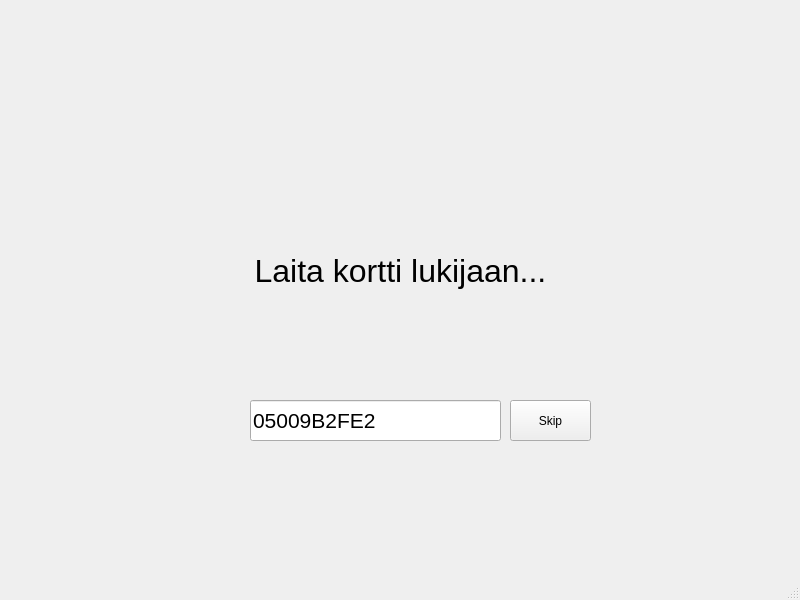
<?xml version="1.0" encoding="UTF-8"?>
<ui version="4.0">
 <class>MainWindow</class>
 <widget class="QMainWindow" name="MainWindow">
  <property name="geometry">
   <rect>
    <x>0</x>
    <y>0</y>
    <width>800</width>
    <height>600</height>
   </rect>
  </property>
  <property name="sizePolicy">
   <sizepolicy hsizetype="Fixed" vsizetype="Fixed">
    <horstretch>0</horstretch>
    <verstretch>0</verstretch>
   </sizepolicy>
  </property>
  <property name="minimumSize">
   <size>
    <width>800</width>
    <height>600</height>
   </size>
  </property>
  <property name="maximumSize">
   <size>
    <width>800</width>
    <height>600</height>
   </size>
  </property>
  <property name="windowTitle">
   <string>MainWindow</string>
  </property>
  <property name="styleSheet">
   <string notr="true"/>
  </property>
  <widget class="QWidget" name="centralwidget">
   <widget class="QStackedWidget" name="stackedWidget">
    <property name="geometry">
     <rect>
      <x>10</x>
      <y>-10</y>
      <width>791</width>
      <height>581</height>
     </rect>
    </property>
    <property name="currentIndex">
     <number>0</number>
    </property>
    <widget class="QWidget" name="Kortti">
     <widget class="QLabel" name="label_5">
      <property name="geometry">
       <rect>
        <x>-10</x>
        <y>190</y>
        <width>801</width>
        <height>181</height>
       </rect>
      </property>
      <property name="font">
       <font>
        <pointsize>24</pointsize>
       </font>
      </property>
      <property name="text">
       <string>Laita kortti lukijaan...</string>
      </property>
      <property name="alignment">
       <set>Qt::AlignCenter</set>
      </property>
     </widget>
     <widget class="QPushButton" name="pushButton_skipKortti">
      <property name="geometry">
       <rect>
        <x>500</x>
        <y>410</y>
        <width>81</width>
        <height>41</height>
       </rect>
      </property>
      <property name="text">
       <string>Skip</string>
      </property>
     </widget>
     <widget class="QLineEdit" name="lineEdit_skip">
      <property name="geometry">
       <rect>
        <x>240</x>
        <y>410</y>
        <width>251</width>
        <height>41</height>
       </rect>
      </property>
      <property name="font">
       <font>
        <pointsize>16</pointsize>
       </font>
      </property>
      <property name="text">
       <string>05009B2FE2</string>
      </property>
     </widget>
    </widget>
    <widget class="QWidget" name="Main">
     <widget class="QPushButton" name="pushButton_talleta">
      <property name="geometry">
       <rect>
        <x>50</x>
        <y>260</y>
        <width>681</width>
        <height>81</height>
       </rect>
      </property>
      <property name="font">
       <font>
        <pointsize>18</pointsize>
       </font>
      </property>
      <property name="styleSheet">
       <string notr="true">background-color: rgb(255, 125, 0);</string>
      </property>
      <property name="text">
       <string>Talleta Rahaa</string>
      </property>
     </widget>
     <widget class="QPushButton" name="pushButton_tiedot">
      <property name="geometry">
       <rect>
        <x>50</x>
        <y>350</y>
        <width>681</width>
        <height>81</height>
       </rect>
      </property>
      <property name="font">
       <font>
        <pointsize>18</pointsize>
       </font>
      </property>
      <property name="styleSheet">
       <string notr="true">background-color: rgb(255, 125, 0);</string>
      </property>
      <property name="text">
       <string>Tilitiedot</string>
      </property>
     </widget>
     <widget class="QPushButton" name="pushButton_nosta">
      <property name="geometry">
       <rect>
        <x>50</x>
        <y>170</y>
        <width>681</width>
        <height>81</height>
       </rect>
      </property>
      <property name="font">
       <font>
        <pointsize>18</pointsize>
       </font>
      </property>
      <property name="styleSheet">
       <string notr="true">background-color: rgb(255, 125, 0);</string>
      </property>
      <property name="text">
       <string>Nosta Rahaa</string>
      </property>
     </widget>
     <widget class="QPushButton" name="pushButton_kirjauduUlos">
      <property name="geometry">
       <rect>
        <x>50</x>
        <y>480</y>
        <width>681</width>
        <height>91</height>
       </rect>
      </property>
      <property name="font">
       <font>
        <pointsize>18</pointsize>
       </font>
      </property>
      <property name="styleSheet">
       <string notr="true">background-color: rgb(255, 125, 0);</string>
      </property>
      <property name="text">
       <string>Kirjaudu ulos</string>
      </property>
     </widget>
     <widget class="QLabel" name="label_tervetuloa">
      <property name="geometry">
       <rect>
        <x>50</x>
        <y>80</y>
        <width>681</width>
        <height>51</height>
       </rect>
      </property>
      <property name="font">
       <font>
        <pointsize>24</pointsize>
       </font>
      </property>
      <property name="text">
       <string>Tervetuloa Etu Suku</string>
      </property>
      <property name="alignment">
       <set>Qt::AlignCenter</set>
      </property>
     </widget>
    </widget>
    <widget class="QWidget" name="Nosta">
     <widget class="QPushButton" name="pushButton_takaisin_1">
      <property name="geometry">
       <rect>
        <x>550</x>
        <y>480</y>
        <width>181</width>
        <height>91</height>
       </rect>
      </property>
      <property name="font">
       <font>
        <pointsize>18</pointsize>
       </font>
      </property>
      <property name="styleSheet">
       <string notr="true">background-color: rgb(173, 173, 173);</string>
      </property>
      <property name="text">
       <string>Takaisin</string>
      </property>
     </widget>
     <widget class="QLabel" name="label_3">
      <property name="geometry">
       <rect>
        <x>50</x>
        <y>80</y>
        <width>681</width>
        <height>51</height>
       </rect>
      </property>
      <property name="font">
       <font>
        <pointsize>24</pointsize>
       </font>
      </property>
      <property name="text">
       <string>Valitse nostettava summa</string>
      </property>
      <property name="alignment">
       <set>Qt::AlignCenter</set>
      </property>
     </widget>
     <widget class="QPushButton" name="pushButton_nosta_20">
      <property name="geometry">
       <rect>
        <x>50</x>
        <y>170</y>
        <width>241</width>
        <height>91</height>
       </rect>
      </property>
      <property name="palette">
       <palette>
        <active>
         <colorrole role="Button">
          <brush brushstyle="SolidPattern">
           <color alpha="255">
            <red>25</red>
            <green>200</green>
            <blue>7</blue>
           </color>
          </brush>
         </colorrole>
         <colorrole role="Base">
          <brush brushstyle="SolidPattern">
           <color alpha="255">
            <red>25</red>
            <green>200</green>
            <blue>7</blue>
           </color>
          </brush>
         </colorrole>
         <colorrole role="Window">
          <brush brushstyle="SolidPattern">
           <color alpha="255">
            <red>25</red>
            <green>200</green>
            <blue>7</blue>
           </color>
          </brush>
         </colorrole>
        </active>
        <inactive>
         <colorrole role="Button">
          <brush brushstyle="SolidPattern">
           <color alpha="255">
            <red>25</red>
            <green>200</green>
            <blue>7</blue>
           </color>
          </brush>
         </colorrole>
         <colorrole role="Base">
          <brush brushstyle="SolidPattern">
           <color alpha="255">
            <red>25</red>
            <green>200</green>
            <blue>7</blue>
           </color>
          </brush>
         </colorrole>
         <colorrole role="Window">
          <brush brushstyle="SolidPattern">
           <color alpha="255">
            <red>25</red>
            <green>200</green>
            <blue>7</blue>
           </color>
          </brush>
         </colorrole>
        </inactive>
        <disabled>
         <colorrole role="Button">
          <brush brushstyle="SolidPattern">
           <color alpha="255">
            <red>25</red>
            <green>200</green>
            <blue>7</blue>
           </color>
          </brush>
         </colorrole>
         <colorrole role="Base">
          <brush brushstyle="SolidPattern">
           <color alpha="255">
            <red>25</red>
            <green>200</green>
            <blue>7</blue>
           </color>
          </brush>
         </colorrole>
         <colorrole role="Window">
          <brush brushstyle="SolidPattern">
           <color alpha="255">
            <red>25</red>
            <green>200</green>
            <blue>7</blue>
           </color>
          </brush>
         </colorrole>
        </disabled>
       </palette>
      </property>
      <property name="font">
       <font>
        <pointsize>18</pointsize>
       </font>
      </property>
      <property name="styleSheet">
       <string notr="true">background-color: rgb(25, 200, 7);</string>
      </property>
      <property name="text">
       <string>20 €</string>
      </property>
      <property name="checkable">
       <bool>false</bool>
      </property>
     </widget>
     <widget class="QPushButton" name="pushButton_nosta_50">
      <property name="geometry">
       <rect>
        <x>50</x>
        <y>270</y>
        <width>241</width>
        <height>91</height>
       </rect>
      </property>
      <property name="palette">
       <palette>
        <active>
         <colorrole role="Button">
          <brush brushstyle="SolidPattern">
           <color alpha="255">
            <red>25</red>
            <green>200</green>
            <blue>7</blue>
           </color>
          </brush>
         </colorrole>
         <colorrole role="Base">
          <brush brushstyle="SolidPattern">
           <color alpha="255">
            <red>25</red>
            <green>200</green>
            <blue>7</blue>
           </color>
          </brush>
         </colorrole>
         <colorrole role="Window">
          <brush brushstyle="SolidPattern">
           <color alpha="255">
            <red>25</red>
            <green>200</green>
            <blue>7</blue>
           </color>
          </brush>
         </colorrole>
        </active>
        <inactive>
         <colorrole role="Button">
          <brush brushstyle="SolidPattern">
           <color alpha="255">
            <red>25</red>
            <green>200</green>
            <blue>7</blue>
           </color>
          </brush>
         </colorrole>
         <colorrole role="Base">
          <brush brushstyle="SolidPattern">
           <color alpha="255">
            <red>25</red>
            <green>200</green>
            <blue>7</blue>
           </color>
          </brush>
         </colorrole>
         <colorrole role="Window">
          <brush brushstyle="SolidPattern">
           <color alpha="255">
            <red>25</red>
            <green>200</green>
            <blue>7</blue>
           </color>
          </brush>
         </colorrole>
        </inactive>
        <disabled>
         <colorrole role="Button">
          <brush brushstyle="SolidPattern">
           <color alpha="255">
            <red>25</red>
            <green>200</green>
            <blue>7</blue>
           </color>
          </brush>
         </colorrole>
         <colorrole role="Base">
          <brush brushstyle="SolidPattern">
           <color alpha="255">
            <red>25</red>
            <green>200</green>
            <blue>7</blue>
           </color>
          </brush>
         </colorrole>
         <colorrole role="Window">
          <brush brushstyle="SolidPattern">
           <color alpha="255">
            <red>25</red>
            <green>200</green>
            <blue>7</blue>
           </color>
          </brush>
         </colorrole>
        </disabled>
       </palette>
      </property>
      <property name="font">
       <font>
        <pointsize>18</pointsize>
       </font>
      </property>
      <property name="styleSheet">
       <string notr="true">background-color: rgb(25, 200, 7);</string>
      </property>
      <property name="text">
       <string>50 €</string>
      </property>
     </widget>
     <widget class="QPushButton" name="pushButton_nosta_100">
      <property name="geometry">
       <rect>
        <x>50</x>
        <y>370</y>
        <width>241</width>
        <height>91</height>
       </rect>
      </property>
      <property name="palette">
       <palette>
        <active>
         <colorrole role="Button">
          <brush brushstyle="SolidPattern">
           <color alpha="255">
            <red>25</red>
            <green>200</green>
            <blue>7</blue>
           </color>
          </brush>
         </colorrole>
         <colorrole role="Base">
          <brush brushstyle="SolidPattern">
           <color alpha="255">
            <red>25</red>
            <green>200</green>
            <blue>7</blue>
           </color>
          </brush>
         </colorrole>
         <colorrole role="Window">
          <brush brushstyle="SolidPattern">
           <color alpha="255">
            <red>25</red>
            <green>200</green>
            <blue>7</blue>
           </color>
          </brush>
         </colorrole>
        </active>
        <inactive>
         <colorrole role="Button">
          <brush brushstyle="SolidPattern">
           <color alpha="255">
            <red>25</red>
            <green>200</green>
            <blue>7</blue>
           </color>
          </brush>
         </colorrole>
         <colorrole role="Base">
          <brush brushstyle="SolidPattern">
           <color alpha="255">
            <red>25</red>
            <green>200</green>
            <blue>7</blue>
           </color>
          </brush>
         </colorrole>
         <colorrole role="Window">
          <brush brushstyle="SolidPattern">
           <color alpha="255">
            <red>25</red>
            <green>200</green>
            <blue>7</blue>
           </color>
          </brush>
         </colorrole>
        </inactive>
        <disabled>
         <colorrole role="Button">
          <brush brushstyle="SolidPattern">
           <color alpha="255">
            <red>25</red>
            <green>200</green>
            <blue>7</blue>
           </color>
          </brush>
         </colorrole>
         <colorrole role="Base">
          <brush brushstyle="SolidPattern">
           <color alpha="255">
            <red>25</red>
            <green>200</green>
            <blue>7</blue>
           </color>
          </brush>
         </colorrole>
         <colorrole role="Window">
          <brush brushstyle="SolidPattern">
           <color alpha="255">
            <red>25</red>
            <green>200</green>
            <blue>7</blue>
           </color>
          </brush>
         </colorrole>
        </disabled>
       </palette>
      </property>
      <property name="font">
       <font>
        <pointsize>18</pointsize>
       </font>
      </property>
      <property name="styleSheet">
       <string notr="true">background-color: rgb(25, 200, 7);</string>
      </property>
      <property name="text">
       <string>100 €</string>
      </property>
     </widget>
     <widget class="QPushButton" name="pushButton_nosta_150">
      <property name="geometry">
       <rect>
        <x>490</x>
        <y>170</y>
        <width>241</width>
        <height>91</height>
       </rect>
      </property>
      <property name="palette">
       <palette>
        <active>
         <colorrole role="Button">
          <brush brushstyle="SolidPattern">
           <color alpha="255">
            <red>25</red>
            <green>200</green>
            <blue>7</blue>
           </color>
          </brush>
         </colorrole>
         <colorrole role="Base">
          <brush brushstyle="SolidPattern">
           <color alpha="255">
            <red>25</red>
            <green>200</green>
            <blue>7</blue>
           </color>
          </brush>
         </colorrole>
         <colorrole role="Window">
          <brush brushstyle="SolidPattern">
           <color alpha="255">
            <red>25</red>
            <green>200</green>
            <blue>7</blue>
           </color>
          </brush>
         </colorrole>
        </active>
        <inactive>
         <colorrole role="Button">
          <brush brushstyle="SolidPattern">
           <color alpha="255">
            <red>25</red>
            <green>200</green>
            <blue>7</blue>
           </color>
          </brush>
         </colorrole>
         <colorrole role="Base">
          <brush brushstyle="SolidPattern">
           <color alpha="255">
            <red>25</red>
            <green>200</green>
            <blue>7</blue>
           </color>
          </brush>
         </colorrole>
         <colorrole role="Window">
          <brush brushstyle="SolidPattern">
           <color alpha="255">
            <red>25</red>
            <green>200</green>
            <blue>7</blue>
           </color>
          </brush>
         </colorrole>
        </inactive>
        <disabled>
         <colorrole role="Button">
          <brush brushstyle="SolidPattern">
           <color alpha="255">
            <red>25</red>
            <green>200</green>
            <blue>7</blue>
           </color>
          </brush>
         </colorrole>
         <colorrole role="Base">
          <brush brushstyle="SolidPattern">
           <color alpha="255">
            <red>25</red>
            <green>200</green>
            <blue>7</blue>
           </color>
          </brush>
         </colorrole>
         <colorrole role="Window">
          <brush brushstyle="SolidPattern">
           <color alpha="255">
            <red>25</red>
            <green>200</green>
            <blue>7</blue>
           </color>
          </brush>
         </colorrole>
        </disabled>
       </palette>
      </property>
      <property name="font">
       <font>
        <pointsize>18</pointsize>
       </font>
      </property>
      <property name="styleSheet">
       <string notr="true">background-color: rgb(25, 200, 7);</string>
      </property>
      <property name="text">
       <string>150 €</string>
      </property>
     </widget>
     <widget class="QPushButton" name="pushButton_nosta_200">
      <property name="geometry">
       <rect>
        <x>490</x>
        <y>270</y>
        <width>241</width>
        <height>91</height>
       </rect>
      </property>
      <property name="palette">
       <palette>
        <active>
         <colorrole role="Button">
          <brush brushstyle="SolidPattern">
           <color alpha="255">
            <red>25</red>
            <green>200</green>
            <blue>7</blue>
           </color>
          </brush>
         </colorrole>
         <colorrole role="Base">
          <brush brushstyle="SolidPattern">
           <color alpha="255">
            <red>25</red>
            <green>200</green>
            <blue>7</blue>
           </color>
          </brush>
         </colorrole>
         <colorrole role="Window">
          <brush brushstyle="SolidPattern">
           <color alpha="255">
            <red>25</red>
            <green>200</green>
            <blue>7</blue>
           </color>
          </brush>
         </colorrole>
        </active>
        <inactive>
         <colorrole role="Button">
          <brush brushstyle="SolidPattern">
           <color alpha="255">
            <red>25</red>
            <green>200</green>
            <blue>7</blue>
           </color>
          </brush>
         </colorrole>
         <colorrole role="Base">
          <brush brushstyle="SolidPattern">
           <color alpha="255">
            <red>25</red>
            <green>200</green>
            <blue>7</blue>
           </color>
          </brush>
         </colorrole>
         <colorrole role="Window">
          <brush brushstyle="SolidPattern">
           <color alpha="255">
            <red>25</red>
            <green>200</green>
            <blue>7</blue>
           </color>
          </brush>
         </colorrole>
        </inactive>
        <disabled>
         <colorrole role="Button">
          <brush brushstyle="SolidPattern">
           <color alpha="255">
            <red>25</red>
            <green>200</green>
            <blue>7</blue>
           </color>
          </brush>
         </colorrole>
         <colorrole role="Base">
          <brush brushstyle="SolidPattern">
           <color alpha="255">
            <red>25</red>
            <green>200</green>
            <blue>7</blue>
           </color>
          </brush>
         </colorrole>
         <colorrole role="Window">
          <brush brushstyle="SolidPattern">
           <color alpha="255">
            <red>25</red>
            <green>200</green>
            <blue>7</blue>
           </color>
          </brush>
         </colorrole>
        </disabled>
       </palette>
      </property>
      <property name="font">
       <font>
        <pointsize>18</pointsize>
       </font>
      </property>
      <property name="styleSheet">
       <string notr="true">background-color: rgb(25, 200, 7);</string>
      </property>
      <property name="text">
       <string>200 €</string>
      </property>
     </widget>
     <widget class="QPushButton" name="pushButton_nosta_250">
      <property name="geometry">
       <rect>
        <x>490</x>
        <y>370</y>
        <width>241</width>
        <height>91</height>
       </rect>
      </property>
      <property name="palette">
       <palette>
        <active>
         <colorrole role="Button">
          <brush brushstyle="SolidPattern">
           <color alpha="255">
            <red>25</red>
            <green>200</green>
            <blue>7</blue>
           </color>
          </brush>
         </colorrole>
         <colorrole role="Base">
          <brush brushstyle="SolidPattern">
           <color alpha="255">
            <red>25</red>
            <green>200</green>
            <blue>7</blue>
           </color>
          </brush>
         </colorrole>
         <colorrole role="Window">
          <brush brushstyle="SolidPattern">
           <color alpha="255">
            <red>25</red>
            <green>200</green>
            <blue>7</blue>
           </color>
          </brush>
         </colorrole>
        </active>
        <inactive>
         <colorrole role="Button">
          <brush brushstyle="SolidPattern">
           <color alpha="255">
            <red>25</red>
            <green>200</green>
            <blue>7</blue>
           </color>
          </brush>
         </colorrole>
         <colorrole role="Base">
          <brush brushstyle="SolidPattern">
           <color alpha="255">
            <red>25</red>
            <green>200</green>
            <blue>7</blue>
           </color>
          </brush>
         </colorrole>
         <colorrole role="Window">
          <brush brushstyle="SolidPattern">
           <color alpha="255">
            <red>25</red>
            <green>200</green>
            <blue>7</blue>
           </color>
          </brush>
         </colorrole>
        </inactive>
        <disabled>
         <colorrole role="Button">
          <brush brushstyle="SolidPattern">
           <color alpha="255">
            <red>25</red>
            <green>200</green>
            <blue>7</blue>
           </color>
          </brush>
         </colorrole>
         <colorrole role="Base">
          <brush brushstyle="SolidPattern">
           <color alpha="255">
            <red>25</red>
            <green>200</green>
            <blue>7</blue>
           </color>
          </brush>
         </colorrole>
         <colorrole role="Window">
          <brush brushstyle="SolidPattern">
           <color alpha="255">
            <red>25</red>
            <green>200</green>
            <blue>7</blue>
           </color>
          </brush>
         </colorrole>
        </disabled>
       </palette>
      </property>
      <property name="font">
       <font>
        <pointsize>18</pointsize>
       </font>
      </property>
      <property name="styleSheet">
       <string notr="true">background-color: rgb(25, 200, 7);</string>
      </property>
      <property name="text">
       <string>250 €</string>
      </property>
     </widget>
    </widget>
    <widget class="QWidget" name="Talleta">
     <widget class="QPushButton" name="pushButton_takaisin_2">
      <property name="geometry">
       <rect>
        <x>550</x>
        <y>480</y>
        <width>181</width>
        <height>91</height>
       </rect>
      </property>
      <property name="font">
       <font>
        <pointsize>18</pointsize>
       </font>
      </property>
      <property name="styleSheet">
       <string notr="true">background-color: rgb(173, 173, 173);</string>
      </property>
      <property name="text">
       <string>Takaisin</string>
      </property>
     </widget>
     <widget class="QLineEdit" name="lineEdit_maara_talletus">
      <property name="geometry">
       <rect>
        <x>190</x>
        <y>230</y>
        <width>401</width>
        <height>71</height>
       </rect>
      </property>
      <property name="font">
       <font>
        <pointsize>18</pointsize>
       </font>
      </property>
      <property name="text">
       <string/>
      </property>
      <property name="alignment">
       <set>Qt::AlignRight|Qt::AlignTrailing|Qt::AlignVCenter</set>
      </property>
      <property name="placeholderText">
       <string/>
      </property>
     </widget>
     <widget class="QLabel" name="label_4">
      <property name="geometry">
       <rect>
        <x>50</x>
        <y>80</y>
        <width>681</width>
        <height>51</height>
       </rect>
      </property>
      <property name="font">
       <font>
        <pointsize>24</pointsize>
       </font>
      </property>
      <property name="text">
       <string>Syötä talletettava summa</string>
      </property>
      <property name="alignment">
       <set>Qt::AlignCenter</set>
      </property>
     </widget>
     <widget class="QPushButton" name="pushButton_hyvaksy_talletus">
      <property name="geometry">
       <rect>
        <x>190</x>
        <y>330</y>
        <width>401</width>
        <height>91</height>
       </rect>
      </property>
      <property name="font">
       <font>
        <pointsize>18</pointsize>
       </font>
      </property>
      <property name="styleSheet">
       <string notr="true">background-color: rgb(25, 200, 7);</string>
      </property>
      <property name="text">
       <string>Talleta</string>
      </property>
     </widget>
    </widget>
    <widget class="QWidget" name="Tiedot">
     <widget class="QPushButton" name="pushButton_takaisin_3">
      <property name="geometry">
       <rect>
        <x>550</x>
        <y>480</y>
        <width>181</width>
        <height>91</height>
       </rect>
      </property>
      <property name="font">
       <font>
        <pointsize>18</pointsize>
       </font>
      </property>
      <property name="styleSheet">
       <string notr="true">background-color: rgb(173, 173, 173);</string>
      </property>
      <property name="text">
       <string>Takaisin</string>
      </property>
     </widget>
     <widget class="QLabel" name="label">
      <property name="geometry">
       <rect>
        <x>50</x>
        <y>80</y>
        <width>681</width>
        <height>51</height>
       </rect>
      </property>
      <property name="font">
       <font>
        <pointsize>24</pointsize>
       </font>
      </property>
      <property name="text">
       <string>Tilitiedot</string>
      </property>
      <property name="alignment">
       <set>Qt::AlignCenter</set>
      </property>
     </widget>
     <widget class="QTextBrowser" name="textBrowser_tapahtumat">
      <property name="geometry">
       <rect>
        <x>50</x>
        <y>310</y>
        <width>481</width>
        <height>261</height>
       </rect>
      </property>
      <property name="font">
       <font>
        <pointsize>18</pointsize>
       </font>
      </property>
      <property name="layoutDirection">
       <enum>Qt::LeftToRight</enum>
      </property>
      <property name="frameShadow">
       <enum>QFrame::Sunken</enum>
      </property>
      <property name="lineWidth">
       <number>1</number>
      </property>
      <property name="midLineWidth">
       <number>0</number>
      </property>
      <property name="autoFormatting">
       <set>QTextEdit::AutoNone</set>
      </property>
      <property name="lineWrapMode">
       <enum>QTextEdit::NoWrap</enum>
      </property>
      <property name="html">
       <string>&lt;!DOCTYPE HTML PUBLIC &quot;-//W3C//DTD HTML 4.0//EN&quot; &quot;http://www.w3.org/TR/REC-html40/strict.dtd&quot;&gt;
&lt;html&gt;&lt;head&gt;&lt;meta name=&quot;qrichtext&quot; content=&quot;1&quot; /&gt;&lt;style type=&quot;text/css&quot;&gt;
p, li { white-space: pre-wrap; }
&lt;/style&gt;&lt;/head&gt;&lt;body style=&quot; font-family:'MS Shell Dlg 2'; font-size:18pt; font-weight:400; font-style:normal;&quot;&gt;
&lt;p align=&quot;justify&quot; style=&quot;-qt-paragraph-type:empty; margin-top:0px; margin-bottom:0px; margin-left:0px; margin-right:0px; -qt-block-indent:0; text-indent:0px; font-size:16pt;&quot;&gt;&lt;br /&gt;&lt;/p&gt;&lt;/body&gt;&lt;/html&gt;</string>
      </property>
     </widget>
     <widget class="QLabel" name="label_2">
      <property name="geometry">
       <rect>
        <x>50</x>
        <y>250</y>
        <width>511</width>
        <height>51</height>
       </rect>
      </property>
      <property name="font">
       <font>
        <pointsize>18</pointsize>
       </font>
      </property>
      <property name="text">
       <string>Tapahtumat</string>
      </property>
     </widget>
     <widget class="QLabel" name="label_saldo">
      <property name="geometry">
       <rect>
        <x>50</x>
        <y>170</y>
        <width>321</width>
        <height>51</height>
       </rect>
      </property>
      <property name="font">
       <font>
        <pointsize>18</pointsize>
       </font>
      </property>
      <property name="text">
       <string>Saldo:</string>
      </property>
     </widget>
     <widget class="QLabel" name="label_tilinumero">
      <property name="geometry">
       <rect>
        <x>410</x>
        <y>170</y>
        <width>321</width>
        <height>51</height>
       </rect>
      </property>
      <property name="font">
       <font>
        <pointsize>18</pointsize>
       </font>
      </property>
      <property name="text">
       <string>000000</string>
      </property>
      <property name="alignment">
       <set>Qt::AlignRight|Qt::AlignTrailing|Qt::AlignVCenter</set>
      </property>
     </widget>
    </widget>
   </widget>
  </widget>
  <widget class="QMenuBar" name="menubar">
   <property name="geometry">
    <rect>
     <x>0</x>
     <y>0</y>
     <width>800</width>
     <height>20</height>
    </rect>
   </property>
  </widget>
  <widget class="QStatusBar" name="statusbar"/>
 </widget>
 <resources/>
 <connections/>
</ui>
